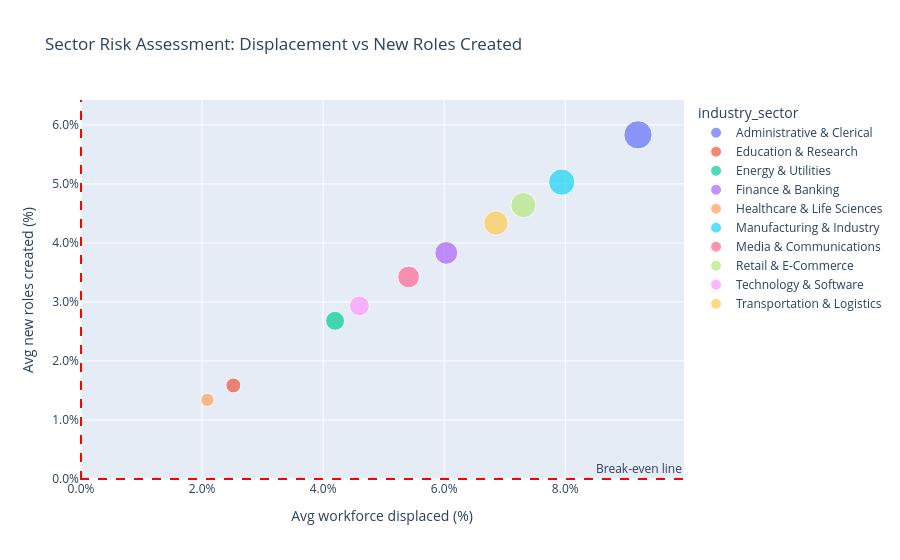

This figure's notebook cell:
### Markdown cell above
## Business Decision-Making Charts

These charts compare and contrast key metrics to highlight differences and support strategic decisions around AI workforce planning, investment priorities, and risk mitigation.

### Code cell
# Chart 7: Net workforce impact by sector (displacement vs new roles)
sector_net_impact = df.groupby('industry_sector', observed=True).agg(
    avg_displaced=('pct_sector_workforce_displaced', 'mean'),
    avg_new_roles=('pct_sector_workforce_new_roles_created', 'mean'),
    net_change=('net_workforce_change_pct', 'mean'),
).reset_index()

# Use absolute value for size since negatives aren't allowed
sector_net_impact['abs_net_change'] = sector_net_impact['net_change'].abs()

fig7 = px.scatter(
    sector_net_impact,
    x='avg_displaced',
    y='avg_new_roles',
    size='abs_net_change',
    color='industry_sector',
    title='Sector Risk Assessment: Displacement vs New Roles Created',
    labels={
        'avg_displaced': 'Avg workforce displaced (%)',
        'avg_new_roles': 'Avg new roles created (%)',
        'abs_net_change': 'Net workforce change (magnitude, %)'
    },
    hover_name='industry_sector',
)
fig7.add_hline(y=0, line_dash="dash", line_color="red", annotation_text="Break-even line")
fig7.add_vline(x=0, line_dash="dash", line_color="red")
fig7.update_layout(xaxis_tickformat='.1%', yaxis_tickformat='.1%')
fig7.show()

### Figure 1 — Plotly figure (JSON) as saved in the notebook; plotly's stock layout.template omitted (floating-point values rounded to 4 significant figures)
{"data": [{"hovertemplate": "<b>%{hovertext}</b><br><br>industry_sector=Administrative & Clerical<br>Avg workforce displaced (%)=%{x}<br>Avg new roles created (%)=%{y}<br>Net workforce change (magnitude, %)=%{marker.size}<extra></extra>", "hovertext": ["Administrative & Clerical"], "legendgroup": "Administrative & Clerical", "marker": {"color": "#636efa", "size": [0.0337], "sizemode": "area", "sizeref": 8.425e-05, "symbol": "circle"}, "mode": "markers", "name": "Administrative & Clerical", "orientation": "v", "showlegend": true, "type": "scatter", "x": [0.09202], "xaxis": "x", "y": [0.05832], "yaxis": "y"}, {"hovertemplate": "<b>%{hovertext}</b><br><br>industry_sector=Education & Research<br>Avg workforce displaced (%)=%{x}<br>Avg new roles created (%)=%{y}<br>Net workforce change (magnitude, %)=%{marker.size}<extra></extra>", "hovertext": ["Education & Research"], "legendgroup": "Education & Research", "marker": {"color": "#EF553B", "size": [0.009323], "sizemode": "area", "sizeref": 8.425e-05, "symbol": "circle"}, "mode": "markers", "name": "Education & Research", "orientation": "v", "showlegend": true, "type": "scatter", "x": [0.02517], "xaxis": "x", "y": [0.01585], "yaxis": "y"}, {"hovertemplate": "<b>%{hovertext}</b><br><br>industry_sector=Energy & Utilities<br>Avg workforce displaced (%)=%{x}<br>Avg new roles created (%)=%{y}<br>Net workforce change (magnitude, %)=%{marker.size}<extra></extra>", "hovertext": ["Energy & Utilities"], "legendgroup": "Energy & Utilities", "marker": {"color": "#00cc96", "size": [0.01518], "sizemode": "area", "sizeref": 8.425e-05, "symbol": "circle"}, "mode": "markers", "name": "Energy & Utilities", "orientation": "v", "showlegend": true, "type": "scatter", "x": [0.04197], "xaxis": "x", "y": [0.0268], "yaxis": "y"}, {"hovertemplate": "<b>%{hovertext}</b><br><br>industry_sector=Finance & Banking<br>Avg workforce displaced (%)=%{x}<br>Avg new roles created (%)=%{y}<br>Net workforce change (magnitude, %)=%{marker.size}<extra></extra>", "hovertext": ["Finance & Banking"], "legendgroup": "Finance & Banking", "marker": {"color": "#ab63fa", "size": [0.02204], "sizemode": "area", "sizeref": 8.425e-05, "symbol": "circle"}, "mode": "markers", "name": "Finance & Banking", "orientation": "v", "showlegend": true, "type": "scatter", "x": [0.06035], "xaxis": "x", "y": [0.03831], "yaxis": "y"}, {"hovertemplate": "<b>%{hovertext}</b><br><br>industry_sector=Healthcare & Life Sciences<br>Avg workforce displaced (%)=%{x}<br>Avg new roles created (%)=%{y}<br>Net workforce change (magnitude, %)=%{marker.size}<extra></extra>", "hovertext": ["Healthcare & Life Sciences"], "legendgroup": "Healthcare & Life Sciences", "marker": {"color": "#FFA15A", "size": [0.007478], "sizemode": "area", "sizeref": 8.425e-05, "symbol": "circle"}, "mode": "markers", "name": "Healthcare & Life Sciences", "orientation": "v", "showlegend": true, "type": "scatter", "x": [0.02088], "xaxis": "x", "y": [0.0134], "yaxis": "y"}, {"hovertemplate": "<b>%{hovertext}</b><br><br>industry_sector=Manufacturing & Industry<br>Avg workforce displaced (%)=%{x}<br>Avg new roles created (%)=%{y}<br>Net workforce change (magnitude, %)=%{marker.size}<extra></extra>", "hovertext": ["Manufacturing & Industry"], "legendgroup": "Manufacturing & Industry", "marker": {"color": "#19d3f3", "size": [0.02912], "sizemode": "area", "sizeref": 8.425e-05, "symbol": "circle"}, "mode": "markers", "name": "Manufacturing & Industry", "orientation": "v", "showlegend": true, "type": "scatter", "x": [0.07942], "xaxis": "x", "y": [0.05031], "yaxis": "y"}, {"hovertemplate": "<b>%{hovertext}</b><br><br>industry_sector=Media & Communications<br>Avg workforce displaced (%)=%{x}<br>Avg new roles created (%)=%{y}<br>Net workforce change (magnitude, %)=%{marker.size}<extra></extra>", "hovertext": ["Media & Communications"], "legendgroup": "Media & Communications", "marker": {"color": "#FF6692", "size": [0.01989], "sizemode": "area", "sizeref": 8.425e-05, "symbol": "circle"}, "mode": "markers", "name": "Media & Communications", "orientation": "v", "showlegend": true, "type": "scatter", "x": [0.05412], "xaxis": "x", "y": [0.03423], "yaxis": "y"}, {"hovertemplate": "<b>%{hovertext}</b><br><br>industry_sector=Retail & E-Commerce<br>Avg workforce displaced (%)=%{x}<br>Avg new roles created (%)=%{y}<br>Net workforce change (magnitude, %)=%{marker.size}<extra></extra>", "hovertext": ["Retail & E-Commerce"], "legendgroup": "Retail & E-Commerce", "marker": {"color": "#B6E880", "size": [0.02668], "sizemode": "area", "sizeref": 8.425e-05, "symbol": "circle"}, "mode": "markers", "name": "Retail & E-Commerce", "orientation": "v", "showlegend": true, "type": "scatter", "x": [0.07308], "xaxis": "x", "y": [0.0464], "yaxis": "y"}, {"hovertemplate": "<b>%{hovertext}</b><br><br>industry_sector=Technology & Software<br>Avg workforce displaced (%)=%{x}<br>Avg new roles created (%)=%{y}<br>Net workforce change (magnitude, %)=%{marker.size}<extra></extra>", "hovertext": ["Technology & Software"], "legendgroup": "Technology & Software", "marker": {"color": "#FF97FF", "size": [0.01667], "sizemode": "area", "sizeref": 8.425e-05, "symbol": "circle"}, "mode": "markers", "name": "Technology & Software", "orientation": "v", "showlegend": true, "type": "scatter", "x": [0.046], "xaxis": "x", "y": [0.02932], "yaxis": "y"}, {"hovertemplate": "<b>%{hovertext}</b><br><br>industry_sector=Transportation & Logistics<br>Avg workforce displaced (%)=%{x}<br>Avg new roles created (%)=%{y}<br>Net workforce change (magnitude, %)=%{marker.size}<extra></extra>", "hovertext": ["Transportation & Logistics"], "legendgroup": "Transportation & Logistics", "marker": {"color": "#FECB52", "size": [0.02517], "sizemode": "area", "sizeref": 8.425e-05, "symbol": "circle"}, "mode": "markers", "name": "Transportation & Logistics", "orientation": "v", "showlegend": true, "type": "scatter", "x": [0.06854], "xaxis": "x", "y": [0.04338], "yaxis": "y"}], "layout": {"annotations": [{"showarrow": false, "text": "Break-even line", "x": 1, "xanchor": "right", "xref": "x domain", "y": 0, "yanchor": "bottom", "yref": "y"}], "legend": {"itemsizing": "constant", "title": {"text": "industry_sector"}, "tracegroupgap": 0}, "shapes": [{"line": {"color": "red", "dash": "dash"}, "type": "line", "x0": 0, "x1": 1, "xref": "x domain", "y0": 0, "y1": 0, "yref": "y"}, {"line": {"color": "red", "dash": "dash"}, "type": "line", "x0": 0, "x1": 0, "xref": "x", "y0": 0, "y1": 1, "yref": "y domain"}], "title": {"text": "Sector Risk Assessment: Displacement vs New Roles Created"}, "xaxis": {"anchor": "y", "domain": [0, 1], "tickformat": ".1%", "title": {"text": "Avg workforce displaced (%)"}}, "yaxis": {"anchor": "x", "domain": [0, 1], "tickformat": ".1%", "title": {"text": "Avg new roles created (%)"}}}}
